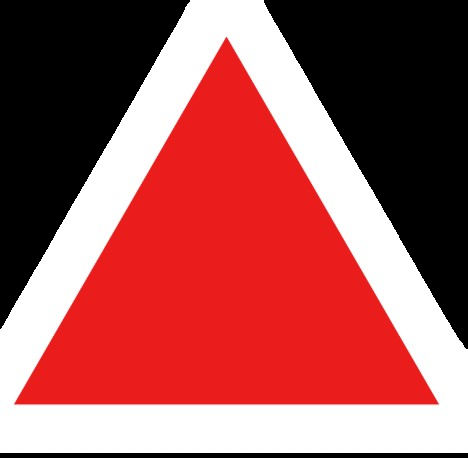
#> input picture image_drawing files/tri.png, 468 x 458 px
$ python line_draw.py
#> lines starting #> are read from the running program, lines starting #| are printed output that depends on the picture; after the words box and inside, x2 and y2 are one past the last pixel; in counts of white or black regions, pixels touching at a corner belong together
import cv2


image = cv2.imread("tri.png")
#> image is the input picture: shape (458, 468, 3); mean B, G, R 88.2, 88.3, 163.2

if image is None:
    print("Image can't load")
else:
    print("Image Loaded successfully")


    p1 = (100, 400)   # bottom-left corner
    p2 = (400, 100)   # top-right corner

    color = (0, 200, 255)
    thickness = 4

    cv2.line(image, p1, p2, color, thickness)
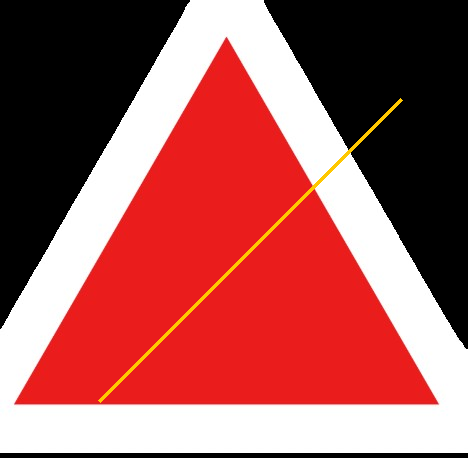
#> image: shape (458, 468, 3); 0.71% of pixels changed, all inside (x1, y1, x2, y2) = (98, 98, 403, 403)


    cv2.imshow("Line on Image", image)
    cv2.waitKey(0)
    cv2.destroyAllWindows()
